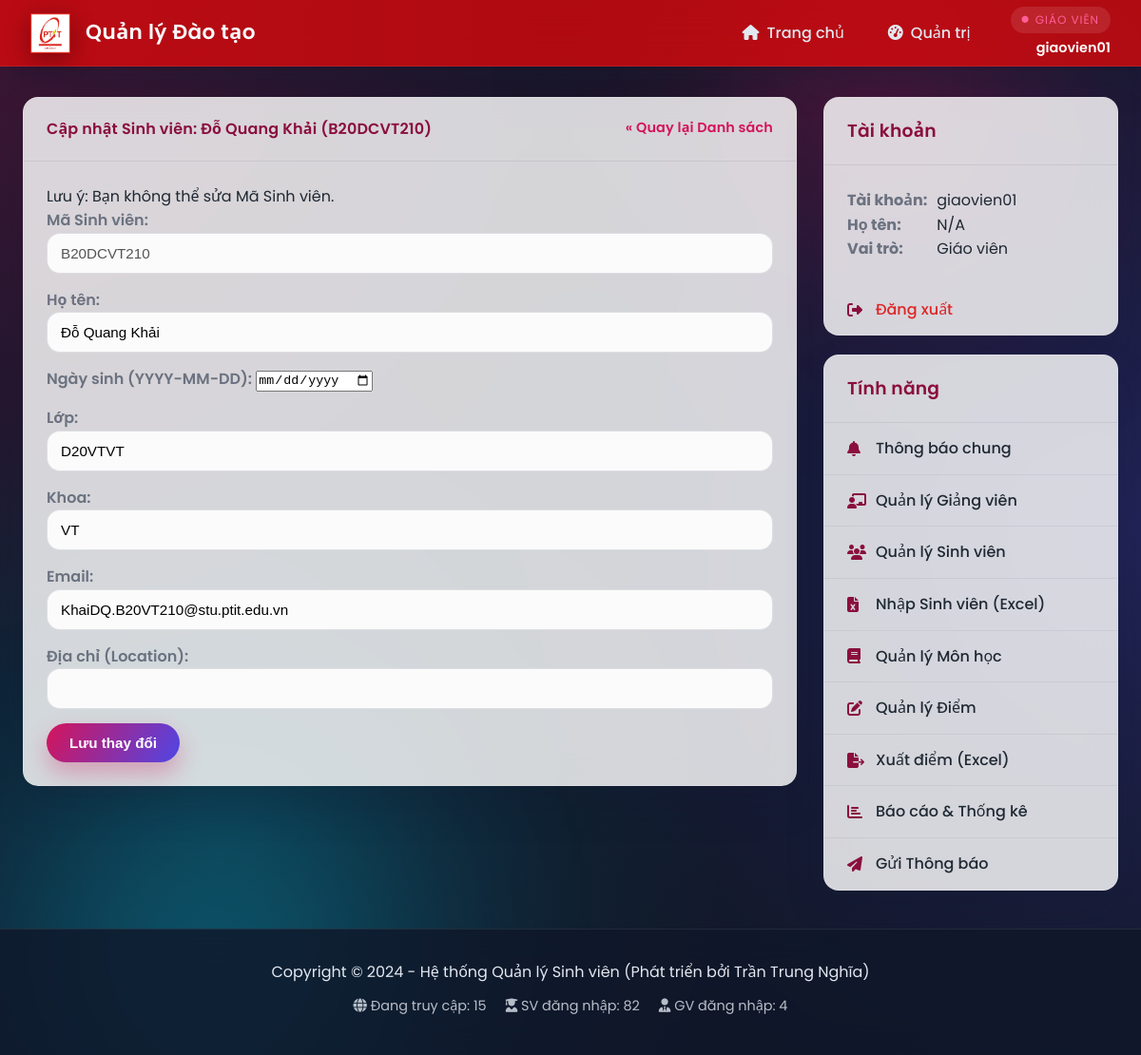
The page /admin/students/edit/B20DCVT210 (signed in) on the database as committed earlier.
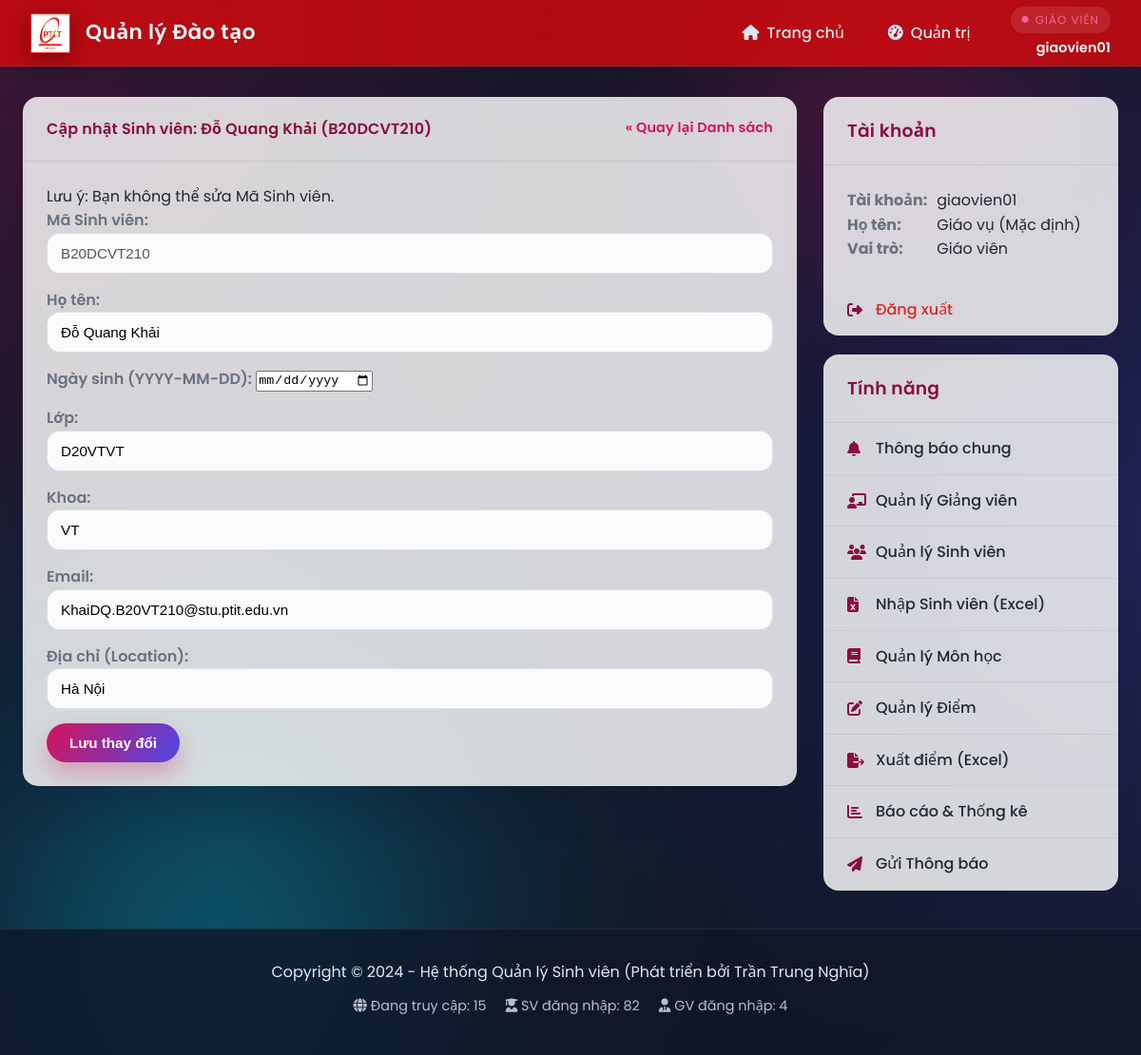
The same page on the database as committed later.
### api/index.py (models this page shows)
class SinhVien(db.Model):
    __tablename__ = 'sinh_vien'
    ma_sv = db.Column(db.String(50), db.ForeignKey('tai_khoan.username', ondelete='CASCADE'), primary_key=True)
    ho_ten = db.Column(db.String(100), nullable=False)
    ngay_sinh = db.Column(db.Date)
    lop = db.Column(db.String(50))
    khoa = db.Column(db.String(100))
    email = db.Column(db.String(150), unique=True, nullable=True)
    location = db.Column(db.String(200), nullable=True)
    tai_khoan = db.relationship('TaiKhoan',
                                backref=db.backref('sinh_vien', uselist=False, cascade='all, delete-orphan'),
                                foreign_keys=[ma_sv])
    ket_qua_list = db.relationship('KetQua', backref='sinh_vien', lazy=True, cascade='all, delete-orphan', foreign_keys='KetQua.ma_sv')

class GiaoVien(db.Model):
    __tablename__ = 'giao_vien'
    ma_gv = db.Column(db.String(50), db.ForeignKey('tai_khoan.username', ondelete='CASCADE'), primary_key=True)
    ho_ten = db.Column(db.String(100), nullable=False, default='Giáo viên')
    gioi_tinh = db.Column(db.String(10), nullable=True)
    ngay_sinh = db.Column(db.Date, nullable=True)
    so_dien_thoai = db.Column(db.String(20), nullable=True)
    email = db.Column(db.String(150), unique=True, nullable=True)
    dia_chi = db.Column(db.String(255), nullable=True)
    van_phong = db.Column(db.String(120), nullable=True)
    avatar_url = db.Column(db.String(255), nullable=True)
    khoa_bo_mon = db.Column(db.String(120), nullable=True)
    hoc_vi = db.Column(db.String(100), nullable=True)
    chuc_vu = db.Column(db.String(100), nullable=True)
    linh_vuc = db.Column(db.Text, nullable=True)
    mon_hoc_phu_trach = db.Column(db.Text, nullable=True)
    so_nam_kinh_nghiem = db.Column(db.Integer, nullable=True)
    tai_khoan = db.relationship('TaiKhoan',
                                backref=db.backref('giao_vien', uselist=False, cascade='all, delete-orphan'),
                                foreign_keys=[ma_gv])

### api/index.py (the view, shortened to what this page needs)
@app.route('/admin/students/edit/<ma_sv>', methods=['GET', 'POST'])
@login_required
@role_required(VaiTroEnum.GIAOVIEN)
def admin_edit_student(ma_sv):
    sv = SinhVien.query.get_or_404(ma_sv)
    return render_template('admin_edit_student.html', sv=sv)

### api/index.py (called while the page is built)
@login_manager.user_loader
def load_user(user_id):
    return TaiKhoan.query.get(user_id)

@app.before_request
def apply_schema_patches():
    global _TEACHER_SCHEMA_PATCHED
    if _TEACHER_SCHEMA_PATCHED:
        return
    ensure_teacher_profile_columns()
    _TEACHER_SCHEMA_PATCHED = True

def role_required(vai_tro_enum):
    def decorator(f):
        @wraps(f)
        def decorated_function(*args, **kwargs):
            if not current_user.is_authenticated:
                return redirect(url_for('login'))
            if current_user.vai_tro != vai_tro_enum:
                abort(403)
            return f(*args, **kwargs)
        return decorated_function
    return decorator

### templates/admin_edit_student.html (shortened to what this page needs)
{% extends "_layout.html" %}
{% block content %}
<div class="card">
    <div class="card-header">
         <a href="{{ url_for('admin_manage_students') }}" style="text-decoration: none; color: var(--primary-color); float: right; font-size: 0.9em;">&laquo; Quay lại Danh sách</a>
         Cập nhật Sinh viên: {{ sv.ho_ten }} ({{ sv.ma_sv }})
    </div>
    <div class="card-body">
        <p>Lưu ý: Bạn không thể sửa Mã Sinh viên.</p>
        <form method="POST" action="{{ url_for('admin_edit_student', ma_sv=sv.ma_sv) }}">
            <div style="margin-bottom: 15px;">
                <label>Mã Sinh viên:</label>
                <input type="text" name="ma_sv" value="{{ sv.ma_sv }}" disabled>
            </div>
            <div style="margin-bottom: 15px;">
                <label for="ho_ten">Họ tên:</label>
                <input type="text" name="ho_ten" id="ho_ten" value="{{ sv.ho_ten or '' }}" required>
            </div>
            <div style="margin-bottom: 15px;">
                <label for="ngay_sinh">Ngày sinh (YYYY-MM-DD):</label>
                <input type="date" name="ngay_sinh" id="ngay_sinh" value="{{ sv.ngay_sinh.strftime('%Y-%m-%d') if sv.ngay_sinh else '' }}">
            </div>
            <div style="margin-bottom: 15px;">
                <label for="lop">Lớp:</label>
                <input type="text" name="lop" id="lop" value="{{ sv.lop or '' }}">
            </div>
            <div style="margin-bottom: 15px;">
                <label for="khoa">Khoa:</label>
                <input type="text" name="khoa" id="khoa" value="{{ sv.khoa or '' }}">
            </div>
            <div style="margin-bottom: 15px;">
                <label for="email">Email:</label>
                <input type="text" name="email" id="email" value="{{ sv.email or '' }}">
            </div>
            <div style="margin-bottom: 15px;">
                <label for="location">Địa chỉ (Location):</label>
                <input type="text" name="location" id="location" value="{{ sv.location or '' }}">
            </div>
            <div>
                <input type="submit" value="Lưu thay đổi">
            </div>
        </form>
    </div> </div> {% endblock %}

### templates/_layout.html (shortened to what the changed rows need)
<!DOCTYPE html>
<html lang="vi">
<head>
    <link rel="stylesheet" href="https://cdnjs.cloudflare.com/ajax/libs/font-awesome/6.5.1/css/all.min.css">
    <link rel="stylesheet" href="{{ url_for('static', filename='css/app.css') }}">
</head>
<body>
<div class="app-shell">
    <div class="app-container">
        <main class="main-content">
            {% block content %}{% endblock %}
        </main>
        <aside class="sidebar-right">
    {% if current_user.is_authenticated %}
        <div class="sidebar-group">
            <h3 class="sidebar-header">Tài khoản</h3>
            <div class="sidebar-content">
                <strong>Tài khoản:</strong> {{ current_user.username }}<br>
                <strong>Họ tên:</strong>
                        {% if current_user.sinh_vien %}
                            {{ current_user.sinh_vien.ho_ten }}
                        {% elif current_user.giao_vien %}
                            {{ current_user.giao_vien.ho_ten }}
                        {% else %}
                            N/A
                        {% endif %}
                        <br>
                <strong>Vai trò:</strong> {{ 'Sinh viên' if current_user.vai_tro.value == 'SINHVIEN' else 'Giáo viên' }}
            </div>
            <nav class="sidebar-nav">
                <a href="{{ url_for('logout') }}" class="logout-link">
                </a>
            </nav>
        </div>
    {% endif %}
</aside>
    </div>
</div>
</body>
</html>

Rows that differ between the two databases and show on the page:
changed SinhVien "Đỗ Quang Khải": location (not shown) → "Hà Nội"
added GiaoVien: giao_vien.ho_ten "Giáo vụ (Mặc định)"
Other text that changed with them:
text no longer shown: "N/A"
